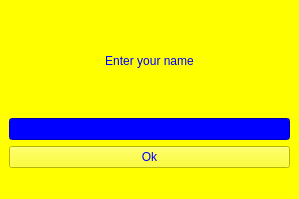
<?xml version="1.0" encoding="UTF-8"?>
<ui version="4.0">
 <class>NewRecord</class>
 <widget class="QMainWindow" name="NewRecord">
  <property name="geometry">
   <rect>
    <x>0</x>
    <y>0</y>
    <width>299</width>
    <height>199</height>
   </rect>
  </property>
  <property name="windowTitle">
   <string>MainWindow</string>
  </property>
  <property name="styleSheet">
   <string notr="true">background-color: rgb(255, 255, 0);
color: rgb(0, 0, 255);
font: 14pt &quot;Ravie&quot;;</string>
  </property>
  <widget class="QWidget" name="centralwidget">
   <layout class="QGridLayout" name="gridLayout">
    <item row="1" column="0">
     <widget class="QLineEdit" name="lineEdit">
      <property name="styleSheet">
       <string notr="true">background-color: rgb(0, 0, 255);
color: rgb(255, 255, 0);</string>
      </property>
     </widget>
    </item>
    <item row="0" column="0">
     <widget class="QLabel" name="label">
      <property name="text">
       <string>Enter your name</string>
      </property>
      <property name="alignment">
       <set>Qt::AlignCenter</set>
      </property>
     </widget>
    </item>
    <item row="2" column="0">
     <widget class="QPushButton" name="pushButton">
      <property name="text">
       <string>Ok</string>
      </property>
     </widget>
    </item>
   </layout>
  </widget>
  <widget class="QMenuBar" name="menubar">
   <property name="geometry">
    <rect>
     <x>0</x>
     <y>0</y>
     <width>299</width>
     <height>24</height>
    </rect>
   </property>
  </widget>
  <widget class="QStatusBar" name="statusbar"/>
 </widget>
 <resources/>
 <connections/>
</ui>
